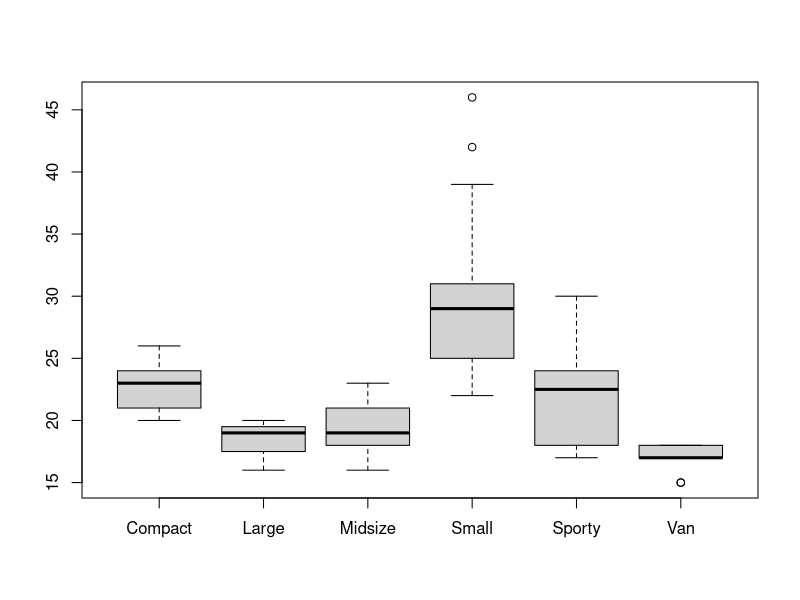
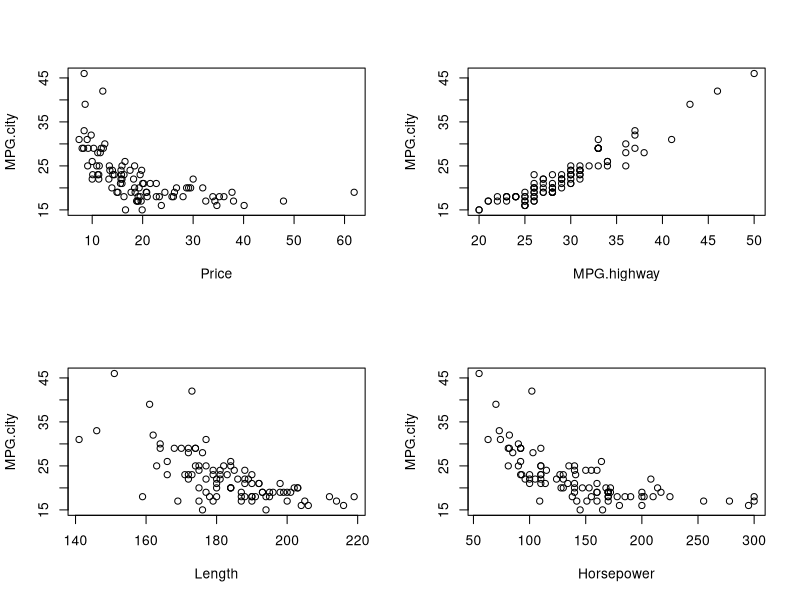

Reproduce these figures in R, in order.
## ---- chunk 1
# clean dataset
rm(list = ls())
## ---- chunk 2
library(MASS)
data(Cars93)
## ---- chunk 3
name <- names(Cars93) #get the names of variables of data
name
length(name)  # count the number of variables
## ---- chunk 4
NumOfcar <- nrow(Cars93) # counting rows of data
NumOfcar
## ---- chunk 5
TypeOfcar <- table(Cars93$Type) # counting rows of data
TypeOfcar
NumSporty <- sum(Cars93$Type == 'Sporty') # counting the number of sporty cars
NumSporty
## ---- chunk 6
mpg.city <- summary(Cars93$MPG.city) # summary the variable MPG.city
mpg.city
## ---- chunk 7
boxplot(split(Cars93$MPG.city,Cars93$Type))
#part a: Van seems to travel the least number of miles per gallon
#part b: We could tell from the height of box of different type. The half of
# their distribution are in the box. The lower of the box, the less number of 
# miles the type of car could run.
## ---- chunk 8
attach(Cars93)
x <- matrix(
  c(Price, MPG.highway, Length, Horsepower),
  ncol=4)
par(mfrow=c(2,2)) # all plots in one page
opts=c("Price", "MPG.highway", "Length", "Horsepower")
for(i in 1:length(opts)){ 
  plot(x[,i], MPG.city, type="p", xlab=opts[i])
}
#part a. The horspower appears to have the strongest negative association with 
#City miles per gallon
#part b. Highway miles per gallon appears to have the strongest positive 
#association with City miles per gallon
## ---- chunk 9
CORR <- numeric(4) #Initalize a numerical vector
for(i in 1:length(opts)){ 
  CORR[i] <- cor(x[,i], MPG.city)
}  # use loop to calculate the correlation
names(CORR)<-opts  # give names to corresponding correlations
which.min(CORR) # find the index of minimum of correlation
which.max(CORR) # find the index of maximum of correlation
## ---- chunk 10
# clean dataset
rm(list = ls())
